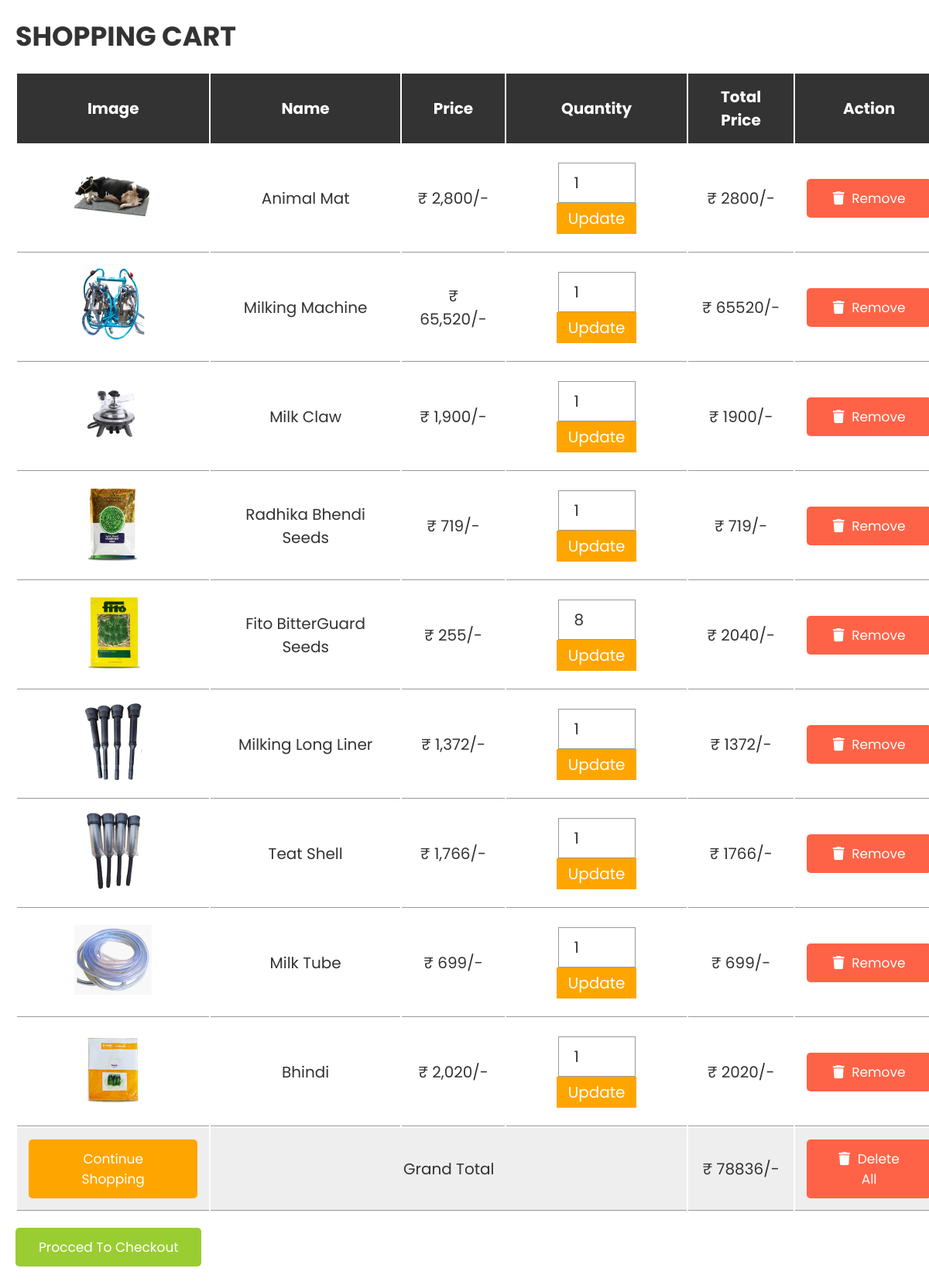
The app's page /AgrihutUI/buyer/cart.php with its own data.
### tables this page shows
CREATE TABLE `cart` (
  `id` int(255) NOT NULL,
  `name` varchar(255) NOT NULL,
  `price` varchar(255) NOT NULL,
  `image` varchar(255) NOT NULL,
  `quantity` int(255) NOT NULL
);

### AgrihutUI/buyer/cart.php (the view, shortened to what this page needs)
<?php
@include 'config.php';
?>
<!DOCTYPE html>
<html lang="en">
<head>
   <link rel="stylesheet" href="https://cdnjs.cloudflare.com/ajax/libs/font-awesome/6.0.0/css/all.min.css">
   <link rel="stylesheet" href="css/style.css">
</head>
<body>
<div class="container">
<section class="shopping-cart">
   <h1 class="heading">shopping cart</h1>
   <table>
      <thead>
         <th>image</th>
         <th>name</th>
         <th>price</th>
         <th>quantity</th>
         <th>total price</th>
         <th>action</th>
      </thead>
      <tbody>
         <?php
         $select_cart = mysqli_query($conn, "SELECT * FROM `cart`");
         $grand_total = 0;
         if(mysqli_num_rows($select_cart) > 0){
            while($fetch_cart = mysqli_fetch_assoc($select_cart)){
         ?>
         <tr>
            <td><img src="uploaded_img/<?php echo $fetch_cart['image']; ?>" height="100" alt=""></td>
            <td><?php echo $fetch_cart['name']; ?></td>
            <td>₹ <?php echo number_format($fetch_cart['price']); ?>/-</td>
            <td>
               <form action="" method="post">
                  <input type="number" name="update_quantity" min="1"  value="<?php echo $fetch_cart['quantity']; ?>" >
                  <input type="submit" value="update" name="update_update_btn">
               </form>
            </td>
            <td>₹ <?php echo $sub_total = $fetch_cart['price'] * $fetch_cart['quantity']; ?>/-</td>
            <td><a href="cart.php?remove=<?php echo $fetch_cart['id']; ?>" onclick="return confirm('remove item from cart?')" class="delete-btn"> <i class="fas fa-trash"></i> remove</a></td>
         </tr>
         <?php
           $grand_total += $sub_total;
            };
         };
         ?>
         <tr class="table-bottom">
            <td><a href="/FinalCPP/home.php" class="option-btn" style="margin-top: 0;">continue shopping</a></td>
            <td colspan="3">grand total</td>
            <td>₹ <?php echo $grand_total; ?>/-</td>
            <td><a href="cart.php?delete_all" onclick="return confirm('are you sure you want to delete all?');" class="delete-btn"> <i class="fas fa-trash"></i> delete all </a></td>
         </tr>
      </tbody>
   </table>
   <div class="checkout-btn">
      <a href="checkout.php" class="btn <?= ($grand_total > 1)?'':'disabled'; ?>">procced to checkout</a>
   </div>
</section>
</div>
</body>
</html>

### AgrihutUI/buyer/css/style.css (style rules this page uses)
:root { --yellowgreen:yellowgreen; --red:tomato; --orange:orange; --black:#333; --white:#fff; --bg-color:#eee; --dark-bg:rgba(0,0,0,.7); --box-shadow:0 .5rem 1rem rgba(0,0,0,.1); --border:.1rem solid #999; }
* { font-family: 'Poppins', sans-serif; margin:0; padding:0; box-sizing: border-box; outline: none; border:none; text-decoration: none; text-transform: capitalize; }
html { font-size: 62.5%; overflow-x: hidden; }
.container { max-width: 1200px; margin:0 auto; }
section { padding:2rem; }
.heading { text-align: center; font-size: 3.5rem; text-transform: uppercase; color:var(--black); margin-bottom: 2rem; }
.btn, .option-btn, .delete-btn { display: block; width: 100%; text-align: center; background-color: var(--yellowgreen); color:var(--white); font-size: 1.7rem; padding:1.2rem 3rem; border-radius: .5rem; cursor: pointer; margin-top: 1rem; }
.option-btn i, .delete-btn i { padding-right: .5rem; }
.option-btn { background-color: var(--orange); }
.delete-btn { margin-top: 0; background-color: var(--red); }
.shopping-cart table { text-align: center; width: 100%; }
.shopping-cart table thead th { padding:1.5rem; font-size: 2rem; color:var(--white); background-color: var(--black); }
.shopping-cart table tr td { border-bottom: var(--border); padding:1.5rem; font-size: 2rem; color:var(--black); }
.shopping-cart table input[type="number"] { border: var(--border); padding:1rem 2rem; font-size: 2rem; color:var(--black); width: 10rem; }
.shopping-cart table input[type="submit"] { padding:.5rem 1.5rem; cursor: pointer; font-size: 2rem; background-color: var(--orange); color:var(--white); }
.shopping-cart table .table-bottom { background-color: var(--bg-color); }
.shopping-cart .checkout-btn { text-align: center; margin-top: 1rem; }
.shopping-cart .checkout-btn a { display: inline-block; width: auto; }
@media (max-width:1200px) { .shopping-cart { overflow-x: scroll; } }
@media (max-width:1200px) { .shopping-cart table { width: 120rem; } }
@media (max-width:1200px) { .shopping-cart .heading { text-align: left; } }
@media (max-width:1200px) { .shopping-cart .checkout-btn { text-align: left; } }

### records on screen
cart: image (picture), name "Animal Mat", price "2,800", update_quantity "1", $sub_total=$fetch_cart['price']*$fetch_cart['quantity'] "2800"
cart: image (picture), name "Milking Machine", price "65,520", update_quantity "1", $sub_total=$fetch_cart['price']*$fetch_cart['quantity'] "65520"
cart: image (picture), name "Milk Claw", price "1,900", update_quantity "1", $sub_total=$fetch_cart['price']*$fetch_cart['quantity'] "1900"
cart: image (picture), name "Radhika Bhendi Seeds", price "719", update_quantity "1", $sub_total=$fetch_cart['price']*$fetch_cart['quantity'] "719"
cart: image (picture), name "Fito BitterGuard Seeds", price "255", update_quantity "8", $sub_total = $fetch_cart['price'] * $fetch_cart['quantity'] "2040"
cart: image (picture), name "Milking Long Liner", price "1,372", update_quantity "1", $sub_total=$fetch_cart['price']*$fetch_cart['quantity'] "1372"
cart: image (picture), name "Teat Shell", price "1,766", update_quantity "1", $sub_total=$fetch_cart['price']*$fetch_cart['quantity'] "1766"
cart: image (picture), name "Milk Tube", price "699", update_quantity "1", $sub_total=$fetch_cart['price']*$fetch_cart['quantity'] "699"
cart: image (picture), name "Bhindi", price "2,020", update_quantity "1", $sub_total=$fetch_cart['price']*$fetch_cart['quantity'] "2020"

### other values on screen
$grand_total "78836"
